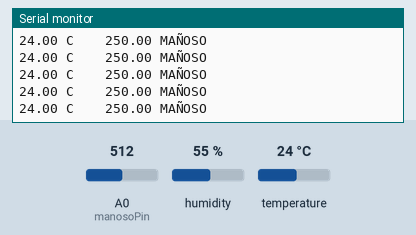
This sketch was run on a simulated Arduino Uno, built with avr-gcc and run on an emulated ATmega328P. Parts: the last lines printed to the serial monitor. Inputs (shaded band) come from the test bench; at power-on: A0 (manosoPin) = 512, humidity 55 %, temperature 24 °C.

Above: at 1.2 s.
1.3 s: A0 (manosoPin) set to 213
At 2.3 s:
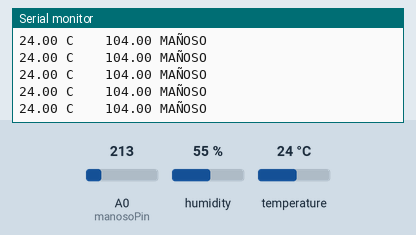
4.3 s: A0 (manosoPin) set to 190
At 4.8 s:
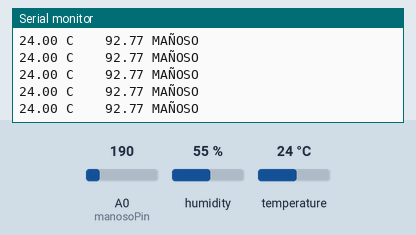
Timing chart, 0 to 7.3 s (numbered marks = the images above; inputs shaded):
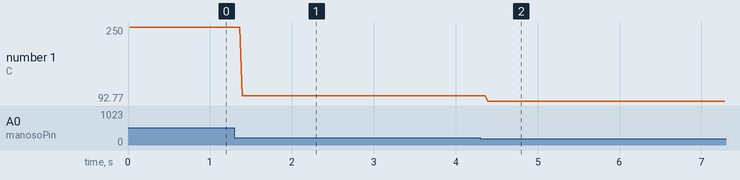

Measured:
- after the input at 1.3 s, the serial monitor: prints a new line after 0.09 s (image 1)
- after the input at 4.3 s, the serial monitor: prints a new line after 0.09 s (image 2)
- plotted number 1: 250 → 104 after the input at 1.3 s, 104 → 92.77 after the input at 4.3 s

The sketch:

Prueba_DHT11.ino
```cpp
#include <DHT11.h>

#define DHT11_PIN 7
#define manosoPin A0
DHT11 dht11(DHT11_PIN);


void setup() {
  // put your setup code here, to run once:
  Serial.begin(9600);

}

void loop() {
float temperatura, humedad;
float temp = analogRead(manosoPin);
 temp = ((5.0/1024.0)*temp)*100;

if(dht11.read(humedad,temperatura) == 0)
{
  Serial.print(String(temperatura)+" C    ");
  Serial.println(String(temp)+" MAÑOSO ");

}
}
```
